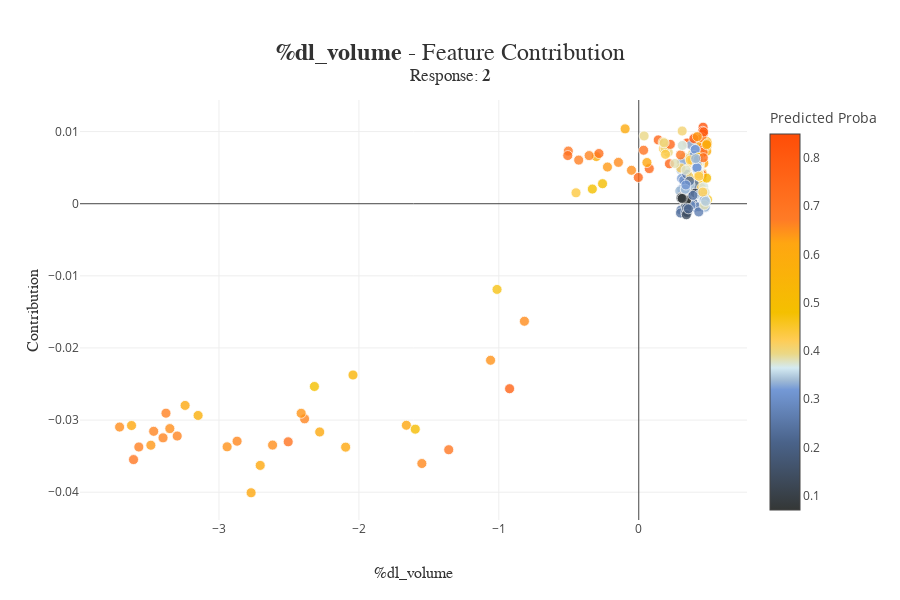

Here is the notebook cell this chart was saved with:
### Code cell
xpl.plot.contribution_plot(col='%dl_volume')

### Figure 1 — Plotly figure (JSON) as saved in the notebook; plotly's stock layout.template omitted (floating-point values rounded to 4 significant figures; data arrays with more than 128 entries replaced by an {"elided": "..."} marker saying what was removed)
{"data": [{"customdata": {"elided": "267x2 float values"}, "hovertemplate": "<b>%{hovertext}</b><br />%dl_volume: %{customdata[0]}<br />Contribution: %{y:.4f}<extra></extra>", "hovertext": {"elided": "267 str values"}, "marker": {"color": {"elided": "267 float values"}, "coloraxis": "coloraxis", "line": {"color": "white", "width": 0.8}, "opacity": 0.8, "size": 10}, "mode": "markers", "type": "scatter", "x": {"elided": "267 float values"}, "y": {"elided": "267 float values"}}], "layout": {"coloraxis": {"colorbar": {"title": {"text": "Predicted Proba"}}, "colorscale": [[0, "rgb(52, 55, 54)"], [0.18, "rgb(74, 99, 138)"], [0.3203, "rgb(116, 153, 214)"], [0.346, "rgb(162, 188, 213)"], [0.378, "rgb(212, 234, 242)"], [0.4153, "rgb(235, 216, 134)"], [0.4531, "rgb(255, 204, 83)"], [0.5249, "rgb(244, 192, 0)"], [0.7097, "rgb(255, 166, 17)"], [0.7728, "rgb(255, 123, 38)"], [1, "rgb(255, 77, 7)"]]}, "height": 600, "hovermode": "closest", "title": {"font": {"color": "rgb(50, 50, 50)", "family": "Arial", "size": 24}, "text": "<b>%dl_volume</b> - Feature Contribution<br><sup>Response: <b>2</b></sup>", "x": 0.5, "xanchor": "center", "y": 0.9, "yanchor": "middle"}, "width": 900, "xaxis": {"automargin": true, "title": {"font": {"color": "rgb(50, 50, 50)", "family": "Arial Black", "size": 16}, "text": "%dl_volume"}}, "yaxis": {"automargin": true, "title": {"font": {"color": "rgb(50, 50, 50)", "family": "Arial Black", "size": 16}, "text": "Contribution"}}}}
